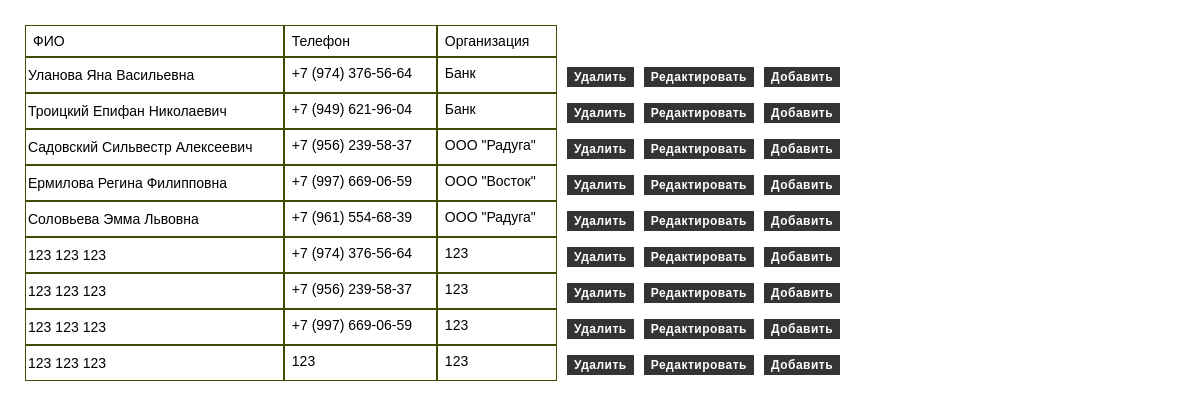
The page / on the database its author committed.
### tables this page shows
CREATE TABLE `directory` (
  `id` int NOT NULL,
  `secondName` varchar(50) NOT NULL,
  `firstName` varchar(50) NOT NULL,
  `lastName` varchar(50) NOT NULL,
  `telephone` varchar(20) NOT NULL,
  `organization` varchar(50) NOT NULL
);

### php/connect.php (called while the page is built)
<?php
$db = new PDO('mysql:host=localhost;dbname=telephone_directory', 'root', 'root');
$sql = $db->query('SELECT * FROM `directory`');
$telephone_directory = $sql->fetchAll();
?>

### index.php (the view, shortened to what this page needs)
<?php
require_once "php/connect.php";
?>
<!DOCTYPE html>
<html lang="en">
<head>
    <link rel="stylesheet" href="style/index.css">
</head>
<body>
    <div class="catalog">
        <form action="php/remove.php" method="post" class="remove__form">
            <ul class="catalog__item">
                <li class="catalog__items">
                    <div><p class="item">ФИО</p></div>
                    <div><p class="item">Телефон</p></div>
                    <div><p class="item">Организация</p></div>
                </li>
                <?php
                foreach ($telephone_directory as $value_directory){
                ?>
                <li class="catalog__items">
                    <div class="fio">
                        <p class="item__title"><?=$value_directory["secondName"]?></p>
                        <p class="item__title"><?=$value_directory["firstName"]?></p>
                        <p class="item__title"><?=$value_directory["lastName"]?></p>
                    </div>
                    <div><p class="item"><?=$value_directory["telephone"]?></p></div>
                    <div><p class="item"><?=$value_directory["organization"]?></p></div>
                    <input class="catalog__button" type="submit" name="remove__button" value="Удалить">
                    <a href="#openModal<?=$value_directory["id"]?>" class="catalog__button">Редактировать</a>
                    <a href="#openModalAdd" class="catalog__button">Добавить</a>
                </li>
                <?php
                }
                ?>
            </ul>
        </form>
    </div>
</body>
</html>

### style/index.css (style rules this page uses)
*, *::before, *::after { padding: 0; margin: 0; border: 0; box-sizing: border-box; text-decoration: none; list-style-type: none; vertical-align: top; }
html, body { font-family: Oswald, sans-serif; height: 100%; font-size: 14px; font-weight: 400; color: #000000; background-color: #fff; }
.catalog { width: 850px; }
.catalog__item { margin: 25px 0 0 25px; }
.catalog__items { width: 850px; }
.item__title { margin: 9px 0; padding: 0 2px; }
.fio { display: flex; }
.item { margin: 7px; }
.catalog__button { padding: 3px 7px; font-size: 12px; font-weight: 600; color: #ffffff; background-color: #363333; display: inline-block; letter-spacing: 0.5px; transition: background-color 0.4s linear; text-transform: none; margin: 0 0 0 10px; max-width: 140px; max-height: 35px; }
ul { width: 100%; display: table; }
ul li { display: table-row; }
ul li div { display: table-cell; border: 1px solid rgb(61, 78, 0); }

### rows shown on the page
directory: secondName "Уланова", firstName "Яна", lastName "Васильевна", telephone "+7 (974) 376-56-64", organization "Банк"
directory: secondName "Троицкий", firstName "Епифан", lastName "Николаевич", telephone "+7 (949) 621-96-04", organization "Банк"
directory: secondName "Садовский", firstName "Сильвестр", lastName "Алексеевич", telephone "+7 (956) 239-58-37", organization "ООО \"Радуга\""
directory: secondName "Ермилова", firstName "Регина", lastName "Филипповна", telephone "+7 (997) 669-06-59", organization "ООО \"Восток\""
directory: secondName "Соловьева", firstName "Эмма", lastName "Львовна", telephone "+7 (961) 554-68-39", organization "ООО \"Радуга\""
directory: secondName "123", firstName "123", lastName "123", telephone "+7 (974) 376-56-64", organization "123"
directory: secondName "123", firstName "123", lastName "123", telephone "+7 (956) 239-58-37", organization "123"
directory: secondName "123", firstName "123", lastName "123", telephone "+7 (997) 669-06-59", organization "123"
directory: secondName "123", firstName "123", lastName "123", telephone "123", organization "123"
